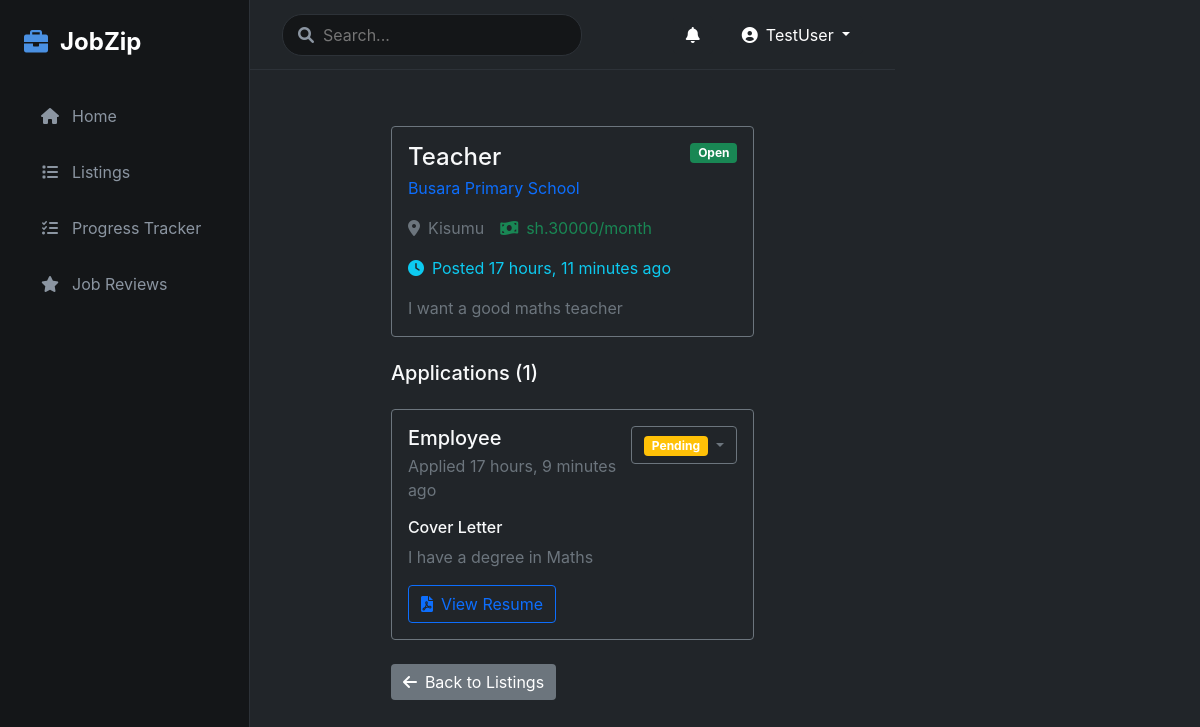
/job/23/applications/ (signed in), run on the app's committed database.
### jobs/models.py (models this page shows, shortened)
class User(AbstractUser):
    USER_TYPE_CHOICES = (
        ('employer', 'Employer'),
        ('employee', 'Employee'),
    )
    user_type = models.CharField(max_length=10, choices=USER_TYPE_CHOICES, default='employee')
    profile_picture = models.ImageField(upload_to='profile_pics/', null=True, blank=True)
    location = models.CharField(max_length=100, null=True, blank=True)
    bio = models.TextField(null=True, blank=True)
    date_joined = models.DateTimeField(default=timezone.now)

class Job(models.Model):
    STATUS_CHOICES = (
        ('open', 'Open'),
        ('closed', 'Closed'),
    )
    employer = models.ForeignKey(User, on_delete=models.CASCADE, related_name='posted_jobs')
    title = models.CharField(max_length=200)
    description = models.TextField()
    location = models.CharField(max_length=100)
    duration = models.CharField(max_length=50)
    company = models.CharField(max_length=200)
    salary = models.CharField(max_length=100, help_text="e.g., $50,000/year or $25/hour", null=True, blank=True)
    employees_required = models.IntegerField()
    deadline = models.DateTimeField()
    created_at = models.DateTimeField(auto_now_add=True)
    status = models.CharField(max_length=10, choices=STATUS_CHOICES, default='open')
    company_pictures = models.ManyToManyField('CompanyPicture')

class JobApplication(models.Model):
    STATUS_CHOICES = (
        ('pending', 'Pending'),
        ('accepted', 'Accepted'),
        ('rejected', 'Rejected'),
    )
    job = models.ForeignKey(Job, on_delete=models.CASCADE, related_name='applications')
    applicant = models.ForeignKey(User, on_delete=models.CASCADE, related_name='job_applications')
    status = models.CharField(max_length=10, choices=STATUS_CHOICES, default='pending')
    cover_letter = models.TextField(blank=True, null=True)
    resume = models.FileField(upload_to='resumes/', blank=True, null=True)
    applied_at = models.DateTimeField(auto_now_add=True)
    updated_at = models.DateTimeField(auto_now=True)
    class Meta:
        unique_together = ('job', 'applicant')
        ordering = ['-applied_at']

### jobs/views.py (the view)
# urls.py: path('job/<int:job_id>/applications/', views.job_applications, name='job_applications'),
@login_required
def job_applications(request, job_id):
    if request.user.user_type != 'employer':
        messages.error(request, 'Only employers can view job applications')
        return redirect('home')
    job = get_object_or_404(Job, id=job_id)
    if job.employer != request.user:
        messages.error(request, 'You can only view applications for your own jobs')
        return redirect('listings')
    applications = JobApplication.objects.filter(job=job).order_by('-applied_at')
    return render(request, 'jobs/job_applications.html', {
        'job': job,
        'applications': applications
    })

### jobs/templates/jobs/job_applications.html (shortened to what this page needs)
{% extends 'jobs/base.html' %}
{% load static %}
{% block content %}
<div class="container-fluid py-4">
    <div class="row">
        <div class="col-md-8 mx-auto">
            <div class="card bg-dark border-secondary mb-4">
                <div class="card-body">
                    <div class="d-flex justify-content-between align-items-start mb-3">
                        <div>
                            <h4 class="card-title mb-1">{{ job.title }}</h4>
                            <div class="text-primary">{{ job.company }}</div>
                        </div>
                        <span class="badge {% if job.status == 'open' %}bg-success{% else %}bg-danger{% endif %}">
                            {{ job.get_status_display }}
                        </span>
                    </div>
                    <div class="d-flex flex-wrap gap-3 mb-3">
                        <div class="text-muted">
                            <i class="fas fa-map-marker-alt me-2"></i>{{ job.location }}
                        </div>
                        <div class="text-success">
                            <i class="fas fa-money-bill-wave me-2"></i>{{ job.salary }}
                        </div>
                        <div class="text-info">
                            <i class="fas fa-clock me-2"></i>Posted {{ job.created_at|timesince }} ago
                        </div>
                    </div>
                    <p class="text-muted mb-0">{{ job.description|truncatewords:50 }}</p>
                </div>
            </div>
            <h5 class="mb-4">Applications ({{ applications.count }})</h5>
            {% for application in applications %}
            <div class="card bg-dark border-secondary mb-3" id="application-{{ application.id }}">
                <div class="card-body">
                    <div class="d-flex justify-content-between align-items-start mb-3">
                        <div>
                            <h5 class="card-title mb-1">{{ application.applicant.get_full_name|default:application.applicant.username }}</h5>
                            <div class="text-muted">Applied {{ application.applied_at|timesince }} ago</div>
                        </div>
                        <div class="dropdown">
                            <button class="btn btn-outline-secondary dropdown-toggle" type="button" data-bs-toggle="dropdown">
                                <span class="badge {% if application.status == 'pending' %}bg-warning{% elif application.status == 'accepted' %}bg-success{% elif application.status == 'rejected' %}bg-danger{% endif %}">
                                    {{ application.get_status_display }}
                                </span>
                            </button>
                        </div>
                    </div>
                    <div class="mb-3">
                        <h6 class="mb-2">Cover Letter</h6>
                        <p class="text-muted mb-0">{{ application.cover_letter }}</p>
                    </div>
                    {% if application.resume %}
                    <div>
                        <a href="{{ application.resume.url }}" class="btn btn-outline-primary" target="_blank">
                            <i class="fas fa-file-pdf me-2"></i>View Resume
                        </a>
                    </div>
                    {% endif %}
                </div>
            </div>
            {% empty %}
            <div class="alert alert-info">
                <i class="fas fa-info-circle me-2"></i>No applications received yet.
            </div>
            {% endfor %}
            <div class="mt-4">
                <a href="{% url 'listings' %}" class="btn btn-secondary">
                    <i class="fas fa-arrow-left me-2"></i>Back to Listings
                </a>
            </div>
        </div>
    </div>
</div>
{% endblock %}

### jobs/templates/jobs/base.html (shortened to what this page needs)
<!DOCTYPE html>
<html lang="en">
<head>
    <link href="https://cdn.jsdelivr.net/npm/bootstrap@5.1.3/dist/css/bootstrap.min.css" rel="stylesheet">
    <link rel="stylesheet" href="https://cdnjs.cloudflare.com/ajax/libs/font-awesome/6.0.0/css/all.min.css">
    {% load static %}
    <link rel="stylesheet" href="{% static 'css/style.css' %}">
</head>
<body class="bg-dark text-light">
    <div class="d-flex">
        <div class="sidebar bg-darker">
            <div class="logo-container">
                <i class="fas fa-briefcase app-icon"></i>
                <span class="app-title">JobZip</span>
            </div>
            <nav>
                <ul class="nav flex-column">
                    <li class="nav-item">
                        <a href="{% url 'home' %}" class="nav-link {% if request.resolver_match.url_name == 'home' %}active{% endif %}">
                            <i class="fas fa-home"></i> Home
                        </a>
                    </li>
                    {% if user.user_type == 'employer' %}
                    <li class="nav-item">
                        <a href="{% url 'listings' %}" class="nav-link {% if request.resolver_match.url_name == 'listings' %}active{% endif %}">
                            <i class="fas fa-list"></i> Listings
                        </a>
                    </li>
                    <li class="nav-item">
                        <a href="{% url 'progress_tracker' %}" class="nav-link {% if request.resolver_match.url_name == 'progress_tracker' %}active{% endif %}">
                            <i class="fas fa-tasks"></i> Progress Tracker
                        </a>
                    </li>
                    {% endif %}
                    <li class="nav-item">
                        <a href="{% url 'job_reviews' %}" class="nav-link {% if request.resolver_match.url_name == 'job_reviews' %}active{% endif %}">
                            <i class="fas fa-star"></i> Job Reviews
                        </a>
                    </li>
                </ul>
            </nav>
        </div>
        <div class="main-content">
            <header class="header bg-darker">
                <div class="search-container">
                    <i class="fas fa-search search-icon"></i>
                    <input type="text" class="search-input" placeholder="Search...">
                </div>
                <div class="header-right">
                    <div class="notifications dropdown">
                        <button class="btn btn-dark position-relative" data-bs-toggle="dropdown">
                            <i class="fas fa-bell"></i>
                        </button>
                    </div>
                    {% if user.is_authenticated %}
                    <div class="dropdown">
                        <button class="btn btn-dark dropdown-toggle" type="button" id="userMenu" data-bs-toggle="dropdown">
                            <i class="fas fa-user-circle me-2"></i>{{ user.username }}
                        </button>
                    </div>
                    {% else %}
                    <a href="{% url 'login' %}" class="btn btn-primary">
                        <i class="fas fa-sign-in-alt me-2"></i>Login
                    </a>
                    {% endif %}
                </div>
            </header>
            <main class="content-area">
                {% block content %}{% endblock %}
            </main>
        </div>
    </div>
</body>
</html>

### static/css/style.css (style rules this page uses)
:root { --dark-bg: #1a1d21; --darker-bg: #141618; --primary-color: #4a90e2; --secondary-color: #6c757d; --text-light: #ffffff; --text-muted: #8b95a1; --border-color: #2d3238; }
body { background-color: var(--dark-bg); color: var(--text-light); font-family: 'Inter', sans-serif; }
.sidebar { width: 250px; height: 100vh; position: fixed; background-color: var(--darker-bg); padding: 1.5rem; border-right: 1px solid var(--border-color); }
.logo-container { display: flex; align-items: center; margin-bottom: 2rem; }
.app-icon { font-size: 1.5rem; color: var(--primary-color); margin-right: 0.75rem; }
.app-title { font-size: 1.5rem; font-weight: bold; color: var(--text-light); }
.nav-link { color: var(--text-muted); padding: 0.75rem 1rem; margin-bottom: 0.5rem; border-radius: 8px; display: flex; align-items: center; position: relative; }
.nav-link i { margin-right: 0.75rem; width: 20px; text-align: center; }
.main-content { margin-left: 250px; min-height: 100vh; }
.header { height: 70px; padding: 1rem 2rem; display: flex; align-items: center; justify-content: space-between; border-bottom: 1px solid var(--border-color); }
.search-container { position: relative; width: 300px; }
.search-icon { position: absolute; left: 1rem; top: 50%; transform: translateY(-50%); color: var(--text-muted); }
.search-input { width: 100%; padding: 0.5rem 1rem 0.5rem 2.5rem; border-radius: 20px; border: 1px solid var(--border-color); background-color: var(--darker-bg); color: var(--text-light); }
.header-right { display: flex; align-items: center; gap: 1rem; }
.content-area { padding: 2rem; }
.btn-secondary { background-color: var(--secondary-color); border: none; }
.btn { transition: all 0.2s ease-in-out; }
.card { transition: transform 0.2s ease-in-out, box-shadow 0.2s ease-in-out; }

### data on the page
User: username "TestUser"
Job: title "Teacher", company "Busara Primary School", status "Open", location "Kisumu", salary "sh.30000/month", created_at "17 hours, 11 minutes", description "I want a good maths teacher"
JobApplication: applicant.get_full_name "Employee", applied_at "17 hours, 9 minutes", status "Pending", cover_letter "I have a degree in Maths"

### other printed values
{{ applications.count }} "1"
